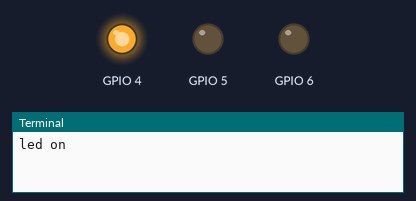
Recording of a program running on a simulated Raspberry Pi (BCM pin numbers). On the bench: output pins drawn as LEDs (lit = HIGH), the last lines printed to the terminal. At 6.0 s the program stops and its outputs stay as they are.

Above: at 0.1 s.
At 2.1 s:
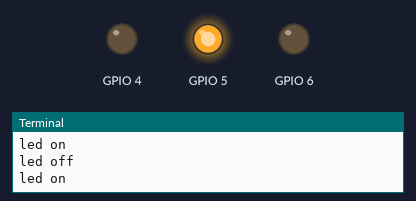
At 4.1 s:
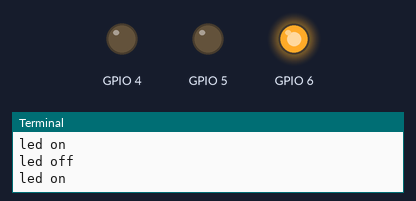
At 6.1 s:
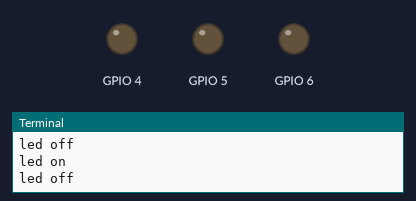
Timing chart, 0 to 7.5 s (numbered marks = the images above):
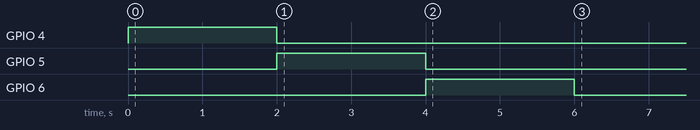

The program:

led_blink_task.py
```python
import RPi.GPIO as GPIO
import time
def on(led):
  GPIO.setup(led, GPIO.OUT)
  GPIO.output(led, GPIO.HIGH)
  print("led on")
  time.sleep(2)

  GPIO.output(led, GPIO.LOW)
  print("led off")
  #time.sleep(2)

LED_PIN1 = 4
LED_PIN2=5
LED_PIN3=6
GPIO.setmode(GPIO.BCM)

on(LED_PIN1)
on(LED_PIN2)
on(LED_PIN3)

GPIO.cleanup()
```

Measured:
- by itself, GPIO 4: LOW → HIGH at 0.00 s, → LOW 2.0 s later
- by itself, GPIO 5: LOW → HIGH at 2.0 s, → LOW 2.0 s later
- by itself, GPIO 6: LOW → HIGH at 4.0 s, → LOW 2.0 s later
